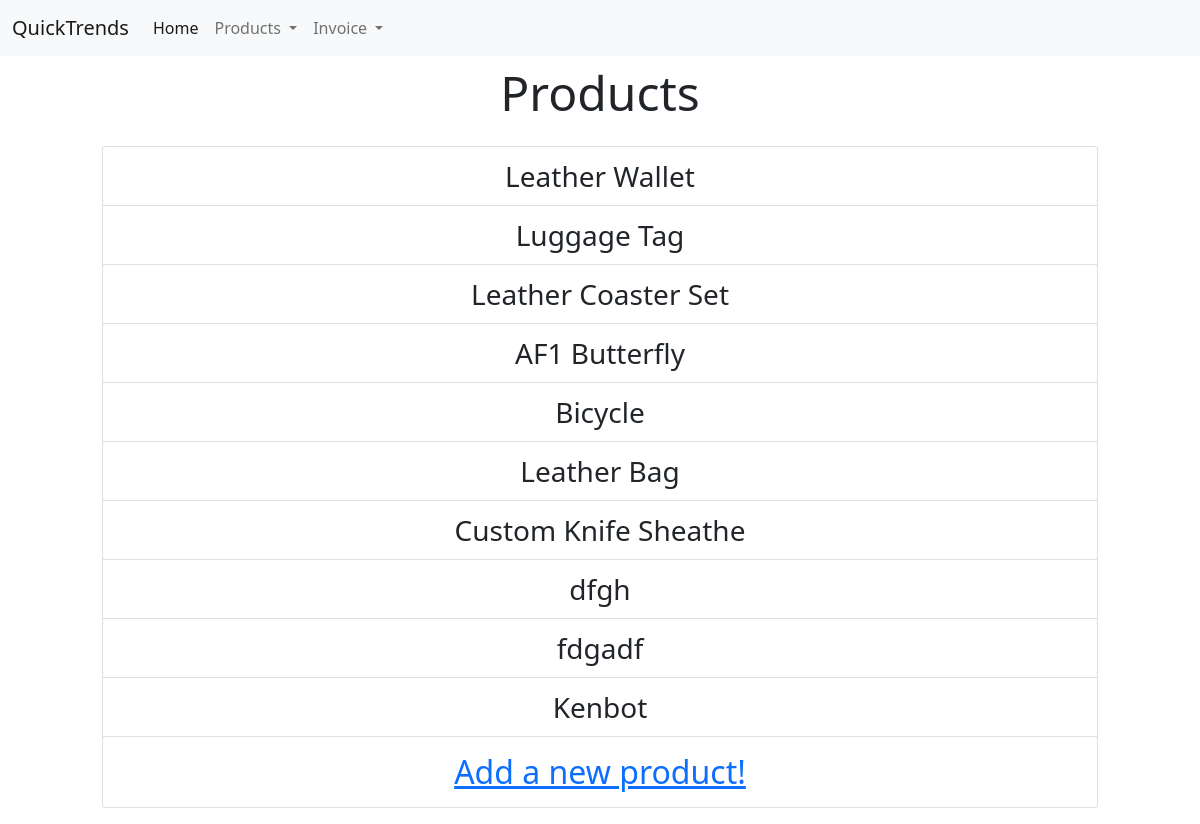
Before: /products/ with the older database file.
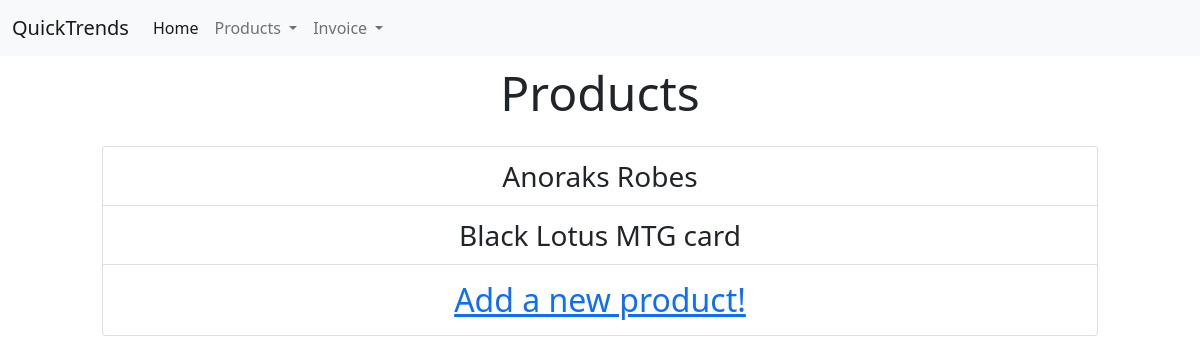
After: the same page with the newer database file.
### Inventory/models.py (models this page shows)
class Product(models.Model):
    name = models.CharField(max_length=128)
    description = models.CharField(max_length=200)
    cost = models.DecimalField(decimal_places=2, max_digits=10, default=Decimal(0.00))
    sale_price = models.DecimalField(decimal_places=2, max_digits=10)
    stock = models.PositiveIntegerField(default=0)
    def __str__(self):
        return self.name
    class Meta:
        verbose_name = 'Product'

### Inventory/views.py (the view)
# urls.py: path('', ProductHome.as_view(), name='productlist'),
class ProductHome(ListView):
    model = Product

### Inventory/templates/Inventory/product_list.html (shortened to what this page needs)
{% extends "base.html" %}
{% block body %}
<div class="container">
    <div class="row mx-5 justify-content-around text-center">
        <div class="col-12">
            <h3 class="display-5 py-2">Products</h3>
            <div class="list-group py-2 text-center">
                {% for product in product_list %}
                    <a style="font-size: 28px" href="{% url 'inventory:productdetail' forloop.counter %}" class="list-group-item list-group-item-action py-2" aria-current="true">
                        {{ product }}
                    </a>
                {% endfor %}
                    <h4 style="font-size: 32px" class="list-group-item list-group-item-action py-3"><a href="{% url 'inventory:productcreate' %}">Add a new product!</a></h4>
            </div>
        </div>
    </div>
</div>
{% endblock body %}

Changed rows visible on the page:
removed Product: name "Leather Wallet"
removed Product: name "Luggage Tag"
removed Product: name "Leather Coaster Set"
removed Product: name "AF1 Butterfly"
removed Product: name "Bicycle"
removed Product: name "Leather Bag"
removed Product: name "Custom Knife Sheathe"
removed Product: name "dfgh"
removed Product: name "fdgadf"
removed Product: name "Kenbot"
added Product: name "Anoraks Robes"
added Product: name "Black Lotus MTG card"
